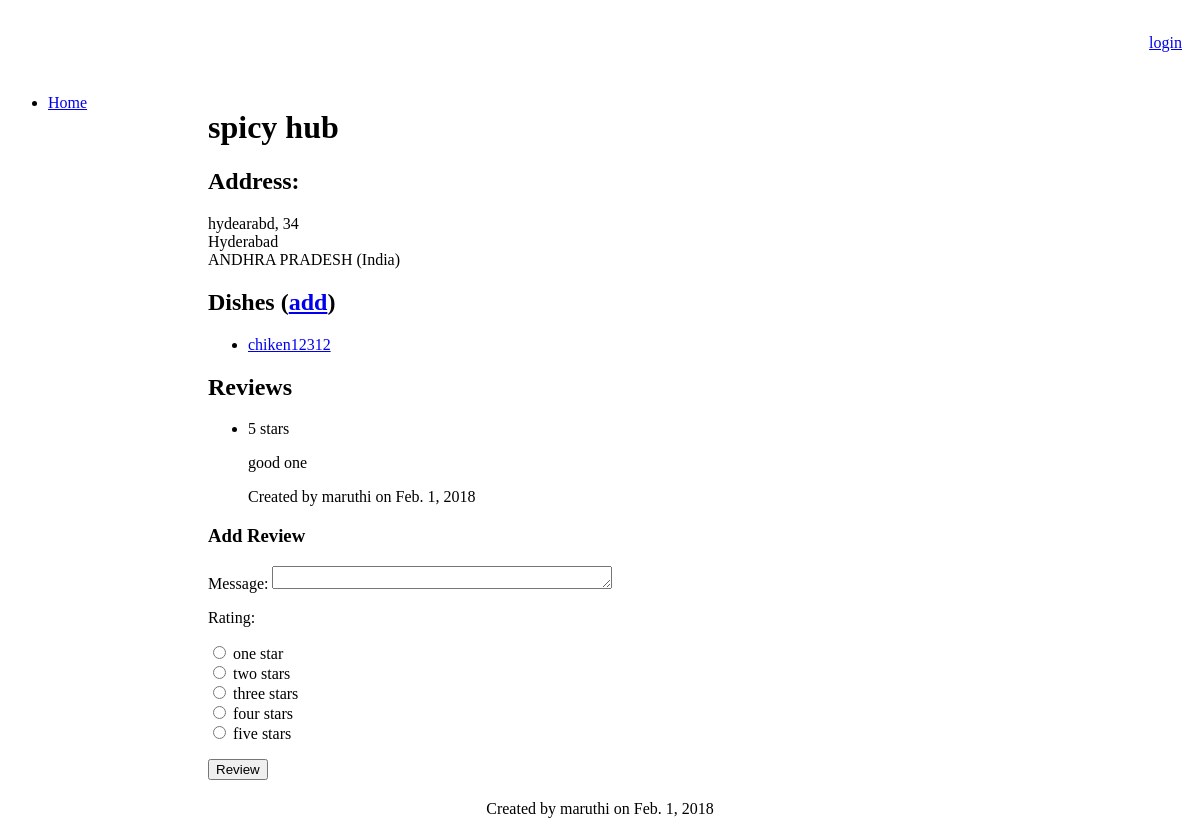
Screenshot of /myrestaurants/restaurants/1/ with the database file from the repository.
### myrestaurants/models.py (models this page shows, shortened)
class Restaurant(models.Model):
    name = models.TextField()
    street = models.TextField(blank=True, null=True)
    number = models.IntegerField(blank=True, null=True)
    city = models.TextField(default="")
    zipCode = models.TextField(blank=True, null=True)
    stateOrProvince = models.TextField(blank=True, null=True)
    country = models.TextField(blank=True, null=True)
    telephone = models.TextField(blank=True, null=True)
    url = models.URLField(blank=True, null=True)
    user = models.ForeignKey(User, default=1)
    date = models.DateField(default=date.today)

class Dish(models.Model):
    name = models.TextField()
    description = models.TextField(blank=True, null=True)
    price = models.DecimalField('Euro amount', max_digits=8, decimal_places=2, blank=True,
        null=True)
    user = models.ForeignKey(User, default=1)
    date = models.DateField(default=date.today)
    image = models.ImageField(upload_to="myrestaurants", blank=True, null=True)
    restaurant = models.ForeignKey(Restaurant, null=True, related_name='dishes')

class Review(models.Model):
    RATING_CHOICES = ((1, 'one'), (2, 'two'), (3, 'three'), (4, 'four'), (5, 'five'))
    rating = models.PositiveSmallIntegerField('Rating (stars)', blank=False, default=3, choices=RATING_CHOICES)
    comment = models.TextField(blank=True, null=True)
    user = models.ForeignKey(User, default=1)
    date = models.DateField(default=date.today)
    class Meta:
        abstract = True

class RestaurantReview(Review):
    restaurant = models.ForeignKey(Restaurant)

### myrestaurants/views.py (the view)
class RestaurantDetail(DetailView):
    model = Restaurant
    template_name = 'myrestaurants/restaurant_detail.html'
    def get_context_data(self, **kwargs):
        context = super(RestaurantDetail, self).get_context_data(**kwargs)
        context['RATING_CHOICES'] = RestaurantReview.RATING_CHOICES
        return context

### myrestaurants/templates/myrestaurants/restaurant_detail.html (shortened to what this page needs)
{% extends "myrestaurants/base.html" %}
{% block content %}
<h1>
    {{ restaurant.name }}
</h1>
<h2>Address:</h2>
<p>
    {{ restaurant.street }}, {{ restaurant.number }} <br/>
    {{ restaurant.zipcode }} {{ restaurant.city }} <br/>
    {{ restaurant.stateOrProvince }} ({{ restaurant.country }})
</p>
<h2>
    Dishes
    {% if user %}
        (<a href="{% url 'myrestaurants:dish_create' restaurant.id %}">add</a>)
    {% endif %}
</h2>
<ul>
    {% for dish in restaurant.dishes.all %}
        <li><a href="{% url 'myrestaurants:dish_detail' restaurant.id dish.id %}">
            {{ dish.name }}</a></li>
    {% empty %}<li>Sorry, no dishes for this restaurant yet.</li>
    {% endfor %}
</ul>
<h2>Reviews</h2>
<ul>
    {% for review in restaurant.restaurantreview_set.all %}
        <li>
            <p>{{ review.rating }} star{{ review.rating|pluralize }}</p>
            <p>{{ review.comment }}</p>
            <p>Created by {{ review.user }} on {{ review.date }}</p>
        </li>
    {% endfor %}
</ul>
<h3>Add Review</h3>
<form action="{% url 'myrestaurants:review_create' restaurant.id %}" method="post">
    Message: <textarea name="comment" id="comment" rows="4"></textarea>
    <p>Rating:</p>
    <p>{% for rate in RATING_CHOICES %}
    <input type="radio" name="rating" id="rating{{ forloop.counter }}" value="{{ rate.0 }}" />
    <label for="choice{{ forloop.counter }}">{{ rate.1 }} star{{ rate.0|pluralize }}</label>
    <br/>{% endfor %}
    </p>
    <input type="submit" value="Review" />
</form>
{% endblock %}
{% block footer %}
    Created by {{ restaurant.user }} on {{ restaurant.date }}
{% endblock %}

### myrestaurants/static/style/base.css (style rules this page uses)
textarea, input[type=number], input[type=url] { height: 1.25em; width: 25em; }

### rows the page displays
Restaurant: name "spicy hub", street "hydearabd", number "34", city "Hyderabad", stateOrProvince "ANDHRA PRADESH", country "India", user "maruthi", date "Feb. 1, 2018"
Dish: name "chiken12312"
RestaurantReview: rating "5", comment "good one", user "maruthi", date "Feb. 1, 2018"

### other values shown
{{ rate.1 }} "one" "two" "three" "four" "five"
